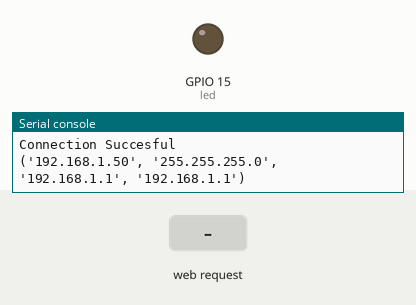
Recording of a program running on a simulated ESP8266 board running MicroPython. On the bench: output pins drawn as LEDs (lit = HIGH), the last lines printed to the serial console. Inputs (shaded band) come from the test bench. WiFi joins after 1.5 s.

Above: at 3.7 s.
3.8 s: HTTP request GET /?led=on received
At 4.5 s:
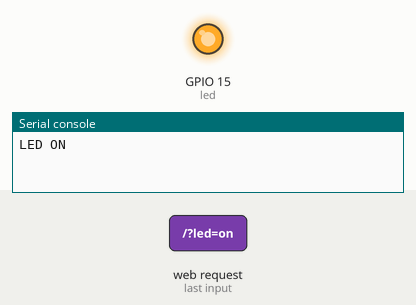
5.3 s: HTTP request GET /?led=off received
At 5.7 s:
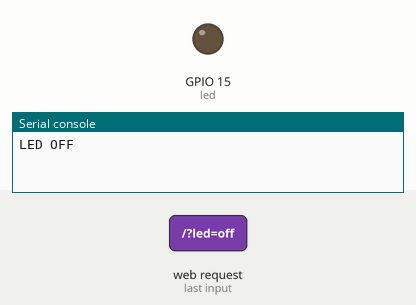
Timing chart, 0 to 8.3 s (numbered marks = the images above; inputs shaded):
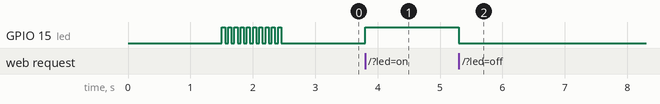

Measured:
- after the input at 3.8 s, GPIO 15 (led): LOW → HIGH at once
- after the input at 5.3 s, GPIO 15 (led): HIGH → LOW at once

The program:

main.py
```python
from machine import Pin
import time
import socket

#Led to see that system rebooted
led = Pin(15, Pin.OUT)
for i in range(10):
    led.on()
    time.sleep_ms(50)
    led.off()
    time.sleep_ms(50)


#Webser for LED on/off
def web_page():
  if led.value() == 1:
    gpio_state="ON"
  else:
    gpio_state="OFF"

  html = """<html><head> <title>ESP8266 Web Server</title> <meta name="viewport" content="width=device-width, initial-scale=1">
  <link rel="icon" href="data:,"> <style>html{font-family: Monaco; display:inline-block; margin: 0px auto; text-align: center;}
  h1{color: #0F3376; padding: 2vh;}p{font-size: 1.5rem;}.button{display: inline-block; background-color: #059f00; border: none;
  border-radius: 4px; color: black; padding: 16px 40px; text-decoration: none; font-size: 30px; margin: 2px; cursor: pointer;}
  .button2{background-color: #d40c00;}</style></head><body> <h1>ESP8266 Web Server</h1>
  <p>LED state: <strong>""" + gpio_state + """</strong></p><p><a href="/?led=on"><button class="button">ON</button></a></p>
  <p><a href="/?led=off"><button class="button button2">OFF</button></a></p></body></html>"""
  return html

s = socket.socket(socket.AF_INET, socket.SOCK_STREAM)
s.bind(('', 80))
s.listen(5)

while True:
  conn, addr = s.accept()
  print('Got a connection from %s' % str(addr))
  request = conn.recv(1024)
  request = str(request)
  print('Content = %s' % request)
  led_on = request.find('/?led=on')
  led_off = request.find('/?led=off')
  if led_on == 6:
    print('LED ON')
    led.value(1)
  if led_off == 6:
    print('LED OFF')
    led.value(0)
  response = web_page()
  conn.send('HTTP/1.1 200 OK\n')
  conn.send('Content-Type: text/html\n')
  conn.send('Connection: close\n\n')
  conn.sendall(response)
  conn.close()
```

boot.py
```python
# This file is executed on every boot (including wake-boot from deepsleep)
import esp
import gc
import uos, machine
from machine import Pin
esp.osdebug(None)
#uos.dupterm(None, 1) # disable REPL on UART(0)
import network
import webrepl
webrepl.start()
gc.collect()

#Network
#ssid = "SSID"
#password = "password"

#Network Module for Wifi Connection
sta_if = network.WLAN(network.STA_IF)
#sta_if = network.WLAN(network.AP_IF)
sta_if.active(True)
sta_if.connect('SSID', 'password')
while sta_if.isconnected() == False:
    pass
print("Connection Succesful")
print(sta_if.ifconfig())
```
